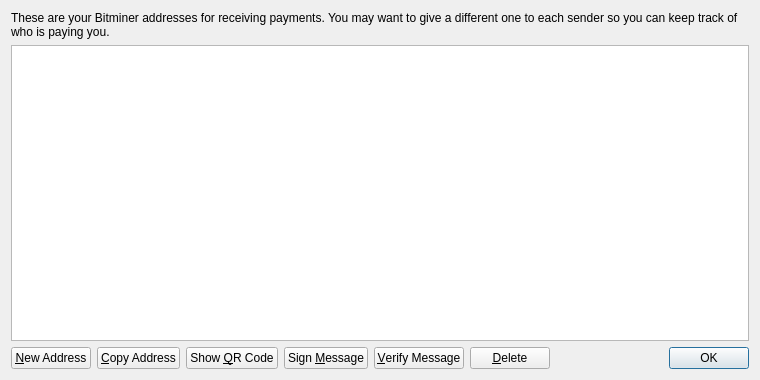
<?xml version="1.0" encoding="UTF-8"?>
<ui version="4.0">
 <class>AddressBookPage</class>
 <widget class="QWidget" name="AddressBookPage">
  <property name="geometry">
   <rect>
    <x>0</x>
    <y>0</y>
    <width>760</width>
    <height>380</height>
   </rect>
  </property>
  <property name="windowTitle">
   <string>Address Book</string>
  </property>
  <property name="styleSheet">
   <string notr="true">background-image: url(:/images/bm);</string>
  </property>
  <layout class="QVBoxLayout" name="verticalLayout">
   <item>
    <widget class="QLabel" name="labelExplanation">
     <property name="text">
      <string>These are your Bitminer addresses for receiving payments. You may want to give a different one to each sender so you can keep track of who is paying you.</string>
     </property>
     <property name="textFormat">
      <enum>Qt::PlainText</enum>
     </property>
     <property name="wordWrap">
      <bool>true</bool>
     </property>
    </widget>
   </item>
   <item>
    <widget class="QTableView" name="tableView">
     <property name="contextMenuPolicy">
      <enum>Qt::CustomContextMenu</enum>
     </property>
     <property name="toolTip">
      <string>Double-click to edit address or label</string>
     </property>
     <property name="tabKeyNavigation">
      <bool>false</bool>
     </property>
     <property name="alternatingRowColors">
      <bool>true</bool>
     </property>
     <property name="selectionMode">
      <enum>QAbstractItemView::SingleSelection</enum>
     </property>
     <property name="selectionBehavior">
      <enum>QAbstractItemView::SelectRows</enum>
     </property>
     <property name="sortingEnabled">
      <bool>true</bool>
     </property>
     <attribute name="verticalHeaderVisible">
      <bool>false</bool>
     </attribute>
    </widget>
   </item>
   <item>
    <layout class="QHBoxLayout" name="horizontalLayout">
     <item>
      <widget class="QPushButton" name="newAddressButton">
       <property name="toolTip">
        <string>Create a new address</string>
       </property>
       <property name="text">
        <string>&amp;New Address</string>
       </property>
       <property name="icon">
        <iconset resource="../bitcoin.qrc">
         <normaloff>:/icons/add</normaloff>:/icons/add</iconset>
       </property>
      </widget>
     </item>
     <item>
      <widget class="QPushButton" name="copyToClipboard">
       <property name="toolTip">
        <string>Copy the currently selected address to the system clipboard</string>
       </property>
       <property name="text">
        <string>&amp;Copy Address</string>
       </property>
       <property name="icon">
        <iconset resource="../bitcoin.qrc">
         <normaloff>:/icons/editcopy</normaloff>:/icons/editcopy</iconset>
       </property>
      </widget>
     </item>
     <item>
      <widget class="QPushButton" name="showQRCode">
       <property name="text">
        <string>Show &amp;QR Code</string>
       </property>
       <property name="icon">
        <iconset resource="../bitcoin.qrc">
         <normaloff>:/icons/qrcode</normaloff>:/icons/qrcode</iconset>
       </property>
      </widget>
     </item>
     <item>
      <widget class="QPushButton" name="signMessage">
       <property name="toolTip">
        <string>Sign a message to prove you own a Bitminer address</string>
       </property>
       <property name="text">
        <string>Sign &amp;Message</string>
       </property>
       <property name="icon">
        <iconset resource="../bitcoin.qrc">
         <normaloff>:/icons/edit</normaloff>:/icons/edit</iconset>
       </property>
      </widget>
     </item>
     <item>
      <widget class="QPushButton" name="verifyMessage">
       <property name="toolTip">
        <string>Verify a message to ensure it was signed with a specified Bitminer address</string>
       </property>
       <property name="text">
        <string>&amp;Verify Message</string>
       </property>
       <property name="icon">
        <iconset resource="../bitcoin.qrc">
         <normaloff>:/icons/transaction_0</normaloff>:/icons/transaction_0</iconset>
       </property>
      </widget>
     </item>
     <item>
      <widget class="QPushButton" name="deleteButton">
       <property name="toolTip">
        <string>Delete the currently selected address from the list</string>
       </property>
       <property name="text">
        <string>&amp;Delete</string>
       </property>
       <property name="icon">
        <iconset resource="../bitcoin.qrc">
         <normaloff>:/icons/remove</normaloff>:/icons/remove</iconset>
       </property>
      </widget>
     </item>
     <item>
      <spacer name="horizontalSpacer">
       <property name="orientation">
        <enum>Qt::Horizontal</enum>
       </property>
       <property name="sizeHint" stdset="0">
        <size>
         <width>40</width>
         <height>20</height>
        </size>
       </property>
      </spacer>
     </item>
     <item>
      <widget class="QDialogButtonBox" name="buttonBox">
       <property name="sizePolicy">
        <sizepolicy hsizetype="Maximum" vsizetype="Fixed">
         <horstretch>0</horstretch>
         <verstretch>0</verstretch>
        </sizepolicy>
       </property>
       <property name="standardButtons">
        <set>QDialogButtonBox::Ok</set>
       </property>
      </widget>
     </item>
    </layout>
   </item>
  </layout>
 </widget>
 <resources>
  <include location="../bitcoin.qrc"/>
 </resources>
 <connections/>
</ui>
